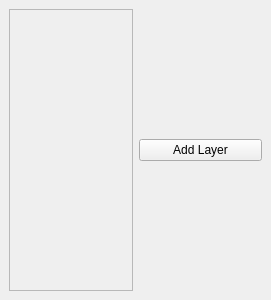
<?xml version="1.0" encoding="UTF-8"?>
<ui version="4.0">
 <class>Sample</class>
 <widget class="QDockWidget" name="Sample">
  <property name="geometry">
   <rect>
    <x>0</x>
    <y>0</y>
    <width>271</width>
    <height>300</height>
   </rect>
  </property>
  <property name="styleSheet">
   <string notr="true"/>
  </property>
  <property name="windowTitle">
   <string>Sample</string>
  </property>
  <widget class="QWidget" name="dockWidgetContents">
   <property name="sizePolicy">
    <sizepolicy hsizetype="Minimum" vsizetype="Minimum">
     <horstretch>0</horstretch>
     <verstretch>0</verstretch>
    </sizepolicy>
   </property>
   <layout class="QHBoxLayout" name="horizontalLayout">
    <item>
     <widget class="QScrollArea" name="scrollArea">
      <property name="sizePolicy">
       <sizepolicy hsizetype="Minimum" vsizetype="Minimum">
        <horstretch>0</horstretch>
        <verstretch>0</verstretch>
       </sizepolicy>
      </property>
      <property name="widgetResizable">
       <bool>true</bool>
      </property>
      <widget class="QWidget" name="scrollAreaWidgetContents">
       <property name="geometry">
        <rect>
         <x>0</x>
         <y>0</y>
         <width>120</width>
         <height>258</height>
        </rect>
       </property>
       <layout class="QHBoxLayout" name="horizontalLayout_2">
        <item>
         <layout class="QVBoxLayout" name="verticalLayout_SampleStructure">
          <property name="spacing">
           <number>0</number>
          </property>
         </layout>
        </item>
       </layout>
      </widget>
     </widget>
    </item>
    <item>
     <layout class="QVBoxLayout" name="verticalLayout_Buttons">
      <item>
       <widget class="QPushButton" name="pushButton_AddLayer">
        <property name="text">
         <string>Add Layer</string>
        </property>
       </widget>
      </item>
     </layout>
    </item>
   </layout>
  </widget>
 </widget>
 <resources/>
 <connections/>
</ui>
